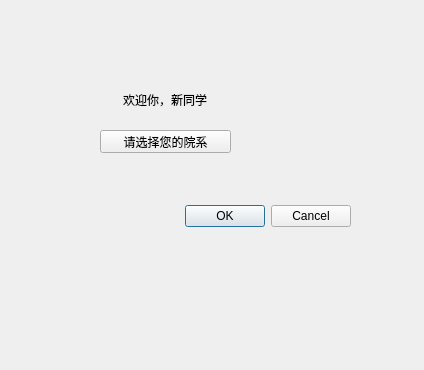
<?xml version="1.0" encoding="UTF-8"?>
<ui version="4.0">
 <class>DialogGui</class>
 <widget class="QDialog" name="DialogGui">
  <property name="geometry">
   <rect>
    <x>0</x>
    <y>0</y>
    <width>424</width>
    <height>370</height>
   </rect>
  </property>
  <property name="windowTitle">
   <string>Dialog</string>
  </property>
  <widget class="QPushButton" name="selectBtn">
   <property name="geometry">
    <rect>
     <x>100</x>
     <y>130</y>
     <width>131</width>
     <height>23</height>
    </rect>
   </property>
   <property name="text">
    <string>请选择您的院系</string>
   </property>
  </widget>
  <widget class="QLabel" name="label">
   <property name="geometry">
    <rect>
     <x>123</x>
     <y>90</y>
     <width>111</width>
     <height>20</height>
    </rect>
   </property>
   <property name="text">
    <string>欢迎你，新同学</string>
   </property>
  </widget>
  <widget class="QDialogButtonBox" name="buttonBox">
   <property name="geometry">
    <rect>
     <x>10</x>
     <y>200</y>
     <width>341</width>
     <height>32</height>
    </rect>
   </property>
   <property name="orientation">
    <enum>Qt::Horizontal</enum>
   </property>
   <property name="standardButtons">
    <set>QDialogButtonBox::Cancel|QDialogButtonBox::Ok</set>
   </property>
  </widget>
 </widget>
 <resources/>
 <connections/>
</ui>
